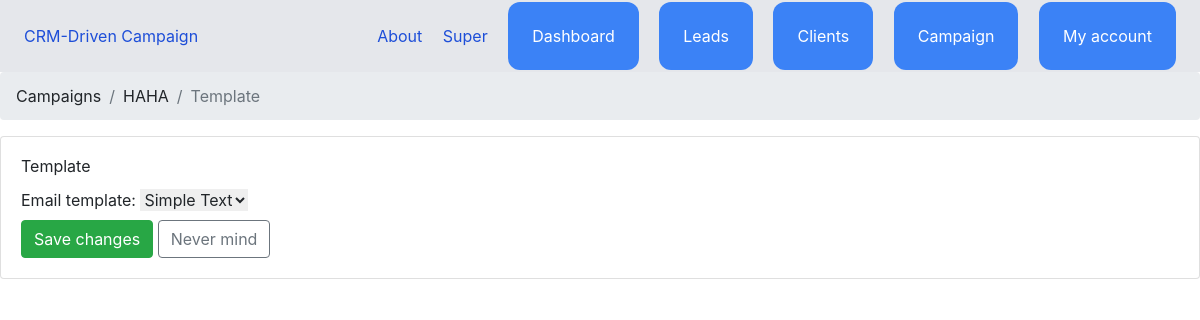
/campaign/25/edit/content/template/ (signed in), run on the app's committed database.
### team/models.py (models this page shows, shortened)
class Team(models.Model):
    name = models.CharField(max_length=100)
    members = models.ManyToManyField(User, related_name='teams')
    created_by = models.ForeignKey(User, related_name='created_teams', on_delete=models.CASCADE)
    created_at = models.DateTimeField(auto_now_add=True)
    modified_at = models.DateTimeField(auto_now=True)

### campaigns/models.py (models this page shows, shortened)
class Campaign(models.Model):
    uuid = models.UUIDField(default=uuid.uuid4, unique=True, editable=False)
    name = models.CharField(_('name'), max_length=100)
    campaign_type = models.PositiveSmallIntegerField(
        _('type'),
        choices=CampaignTypes.CHOICES,
        default=CampaignTypes.REGULAR
    )
    mailing_list = models.ForeignKey(
        DynamicFilterExpr,
        on_delete=models.CASCADE,
        verbose_name=_('mailing list'),
        related_name='campaigns',
        null=True,
        blank=True
    )
    status = models.PositiveSmallIntegerField(
        _('status'),
        choices=CampaignStatus.CHOICES,
        default=CampaignStatus.DRAFT,
        db_index=True
    )
    send_date = models.DateTimeField(_('send date'), null=True, blank=True, db_index=True)
    create_date = models.DateTimeField(_('create date'), auto_now_add=True)
    update_date = models.DateTimeField(_('update date'), default=timezone.now)
    recipients_count = models.PositiveIntegerField(default=0)
    track_opens = models.BooleanField(_('track opens'), default=True)
    track_clicks = models.BooleanField(_('track clicks'), default=True)
    unique_opens_count = models.PositiveIntegerField(_('unique opens'), default=0, editable=False)
    total_opens_count = models.PositiveIntegerField(_('total opens'), default=0, editable=False)
    unique_clicks_count = models.PositiveIntegerField(_('unique clicks'), default=0, editable=False)
    total_clicks_count = models.PositiveIntegerField(_('total clicks'), default=0, editable=False)
    open_rate = models.FloatField(_('opens'), default=0.0, editable=False)
    click_rate = models.FloatField(_('clicks'), default=0.0, editable=False)
    __cached_email = None
    class Meta:
        verbose_name = _('campaign')
        verbose_name_plural = _('campaigns')
    @property
    def email(self) -> Optional['Email']:
        if not self.__cached_email and self.campaign_type == CampaignTypes.REGULAR:
            try:
                self.__cached_email, created = Email.objects.get_or_create(campaign=self)
            except Email.MultipleObjectsReturned:
                self.__cached_email = self.emails.order_by('id').first()
        return self.__cached_email
    def send(self):
        with transaction.atomic():
            self.send_date = timezone.now()
            self.status = CampaignStatus.QUEUED
            for email in self.emails.select_related('template').all():
                if email.template is not None:
                    email.template.last_used_date = timezone.now()
                    email.template.last_used_campaign_id = self.pk
                    email.template.save()
            self.save()
        send_campaign_task.delay(self.pk)

class Email(models.Model):
    uuid = models.UUIDField(default=uuid.uuid4, unique=True, editable=False)
    campaign = models.ForeignKey(Campaign, on_delete=models.CASCADE, verbose_name=_('campaign'), related_name='emails')
    template_content = models.TextField(_('email template content'), blank=True)
    from_email = models.EmailField(_('email address'))
    from_name = models.CharField(_('name'), max_length=100, blank=True)
    subject = models.CharField(_('subject'), max_length=150)
    preview = models.CharField(_('preview'), max_length=150, blank=True)
    content = models.TextField(_('content'), blank=True)
    content_html = models.TextField(_('content HTML'), blank=True)
    content_text = models.TextField(_('content plain text'), blank=True)
    unique_opens_count = models.PositiveIntegerField(_('unique opens'), default=0, editable=False)
    total_opens_count = models.PositiveIntegerField(_('total opens'), default=0, editable=False)
    unique_clicks_count = models.PositiveIntegerField(_('unique clicks'), default=0, editable=False)
    total_clicks_count = models.PositiveIntegerField(_('total clicks'), default=0, editable=False)
    template = models.ForeignKey(
        EmailTemplate,
        on_delete=models.SET_NULL,
        verbose_name=_('email template'),
        related_name='emails',
        null=True,
        blank=True
    )
    __blocks = None
    __base_template = None
    __child_template_string = None
    BASE_TEMPLATE_VAR = 'base_template'
    class Meta:
        verbose_name = _('email')
        verbose_name_plural = _('emails')
    @property
    def base_template(self) -> Template:
        if self.__base_template is None:
            self.__base_template = Template(self.template_content)
        return self.__base_template

### campaigns/views.py (the view, shortened to what this page needs)
# urls.py: path('<int:pk>/edit/content/template/', views.CampaignEditTemplateView.as_view(), name='campaign_edit_template'),
@method_decorator(login_required, name='dispatch')
class CampaignEditTemplateView(AbstractCampaignEmailUpdateView):
    title = _('Template')
    fields = ('template',)

### campaigns/views.py (called while the page is built)
    def get_context_data(self, **kwargs):
        kwargs['menu'] = 'campaigns'
        return super().get_context_data(**kwargs)

    def get_context_data(self, **kwargs):
        kwargs['title'] = self.title
        kwargs['campaign'] = self.campaign
        return super().get_context_data(**kwargs)

    def get_object(self, queryset=None):
        self.campaign = get_object_or_404(Campaign, pk=self.kwargs.get('pk'))
        return self.campaign.email

### team/context_processors.py (called while the page is built)
def active_team(request):
    if request.user.is_authenticated:
        active_team = None
        if request.user.userprofile.active_team:
            active_team = request.user.userprofile.active_team
        else:
            active_team = Team.objects.filter(created_by = request.user)[0]
    else:
        active_team = None
    return { 'active_team': active_team}

### templates/models.py (called while the page is built)
    def __str__(self):
        return self.name

### campaigns/templates/campaigns/campaign_form.html (shortened to what this page needs)
{% extends 'core/base.html' %}
{% load crispy_forms_filters i18n static %}
{% block content %}
  <nav aria-label="breadcrumb">
    <ol class="breadcrumb">
      <li class="breadcrumb-item"><a href="#">{% trans 'Campaigns' %}</a></li>
      {% if campaign %}
        <li class="breadcrumb-item"><a href="{% url 'campaign_edit' campaign.pk %}">{{ campaign.name }}</a></li>
        <li class="breadcrumb-item active" aria-current="page"></li>
      {% else %}
        <li class="breadcrumb-item active" aria-current="page">{% trans 'Create new campaign' %}</li>
      {% endif %}
    </ol>
  </nav>
  <div class="card mb-3">
    <div class="card-body">
      <h2 class="card-title">
        {% if campaign %}
          {% if title %}
            {{ title }}
          {% else %}
            {% trans 'Edit campaign' %}
          {% endif %}
        {% else %}
          {% trans 'Create new campaign' %}
        {% endif %}
      </h2>
      <form method="post" novalidate>
        {{ form }}
        {% if campaign %}
          <button type="submit" class="btn btn-success" role="button">{% trans 'Save changes' %}</button>
          <a href="#" class="btn btn-outline-secondary" role="button">{% trans 'Never mind' %}</a>
        {% else %}
        <button type="submit" class="btn" style="background-color: green; color: white;" role="button">{% trans 'Create campaign' %}</button>
          <a href="#" class="btn btn-outline-secondary" role="button">{% trans 'Never mind' %}</a>
        {% endif %}
      </form>
    </div>
  </div>
{% endblock %}

### core/templates/core/partials/nav.html
<nav class="py-6 px-6 flex justify-between bg-gray-200">
    <a href="/" class="text-blue-700">CRM-Driven Campaign</a>
        <div class="space-x-4">
            <a href="{% url 'about' %}" class="text-blue-700">About</a>
            {% if request.user.is_authenticated %}
            <a href="{% url 'team:detail' active_team.id %}" class="text-blue-700">{{ active_team.name }}</a>
            <a href="{% url 'dashboard:index' %}" class="py-4 px-6 bg-blue-500 rounded-xl text-white">Dashboard</a>
            <a href="{% url 'leads:list' %}" class="py-4 px-6 bg-blue-500 rounded-xl text-white">Leads</a>
            <a href="{% url 'clients:list' %}" class="py-4 px-6 bg-blue-500 rounded-xl text-white">Clients</a>
            <a href="{% url 'campaigns' %}" class="py-4 px-6 bg-blue-500 rounded-xl text-white">Campaign</a>
            <a href="{% url 'userprofile:myaccount' %}" class="py-4 px-6 bg-blue-500 rounded-xl text-white">My account</a>
            {% else %}
            <a href="{% url 'login' %}" class="py-4 px-6 bg-blue-600 rounded-xl text-white">Login</a>
            <a href="{% url 'userprofile:signup' %}" class="py-4 px-6 bg-blue-400 rounded-xl text-white">Sign up</a>
            {% endif %}
        </div>
</nav>

### data on the page
Team: name "Super"
Campaign: name "HAHA"
Email: template "Simple Text"

### other printed values
{{ title }} "Template"
